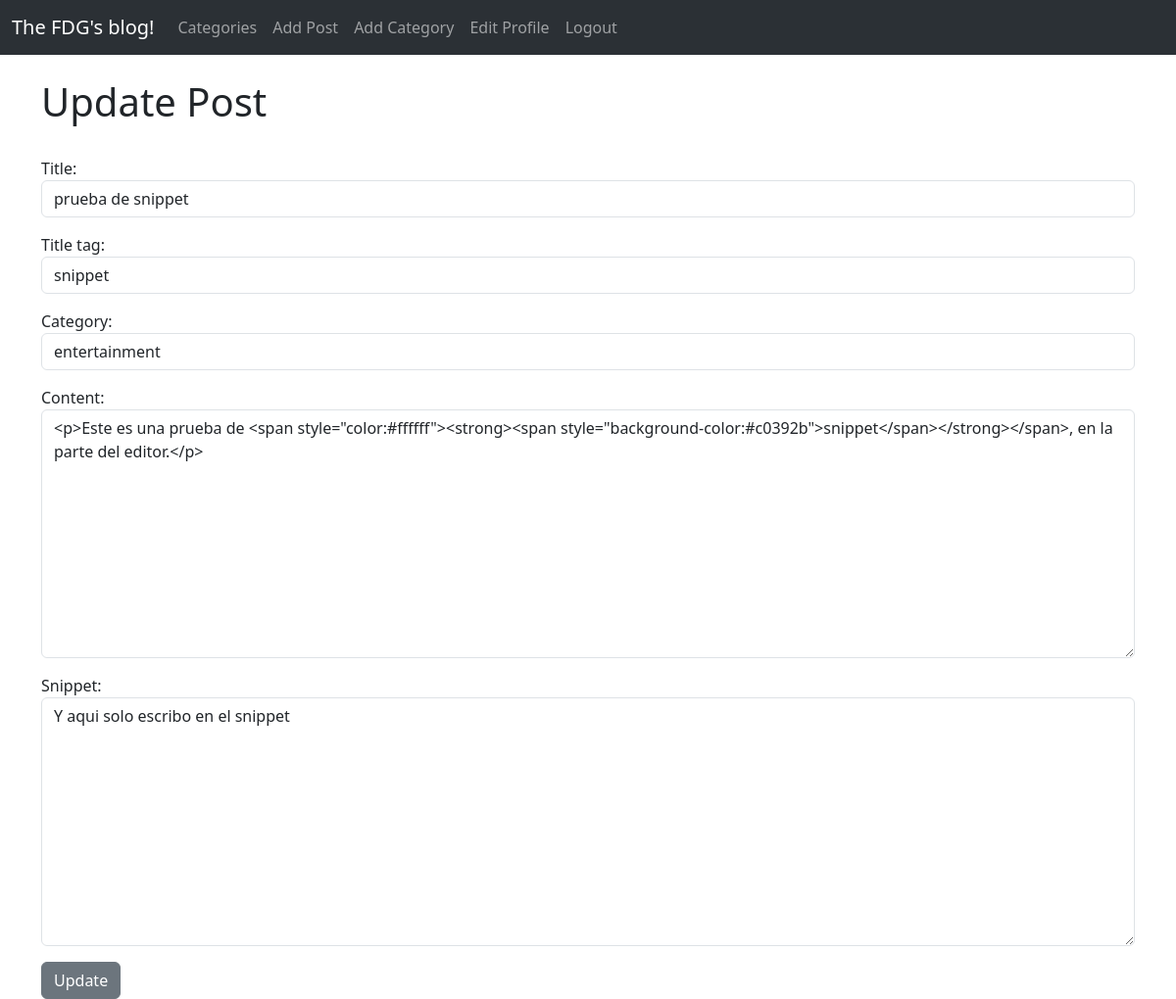
The app's page /update_post/22/ (signed in) with its own data.
### fdgblog/models.py (models this page shows, shortened)
class Post(models.Model):
    title = models.CharField(max_length=255)
    title_tag = models.CharField(max_length=255)
    author = models.ForeignKey(User, on_delete=models.CASCADE)
    content = RichTextField(blank=True, null=True)
    created = models.DateTimeField(auto_now_add=True)
    modified = models.DateTimeField(auto_now=True)
    category = models.CharField(max_length=255, default="uncategorized")
    snippet = models.CharField(max_length=255)

### fdgblog/views.py (the view)
# urls.py: path('update_post/<int:pk>/', UpdatePostView.as_view(), name='update_post'),
class UpdatePostView(UpdateView):
    model = Post
    template_name = 'update_post.html'
    form_class = EditForm

### fdgblog/forms.py
class EditForm(forms.ModelForm):
    class Meta:
        model = Post
        fields = ('title', 'title_tag', 'category', 'content', 'snippet')
        widgets = {
            'title': forms.TextInput(attrs={'class': 'form-control', 'placeholder': 'Enter a Title ...'}),
            'title_tag': forms.TextInput(attrs={'class': 'form-control', 'placeholder': 'Enter a Tag ...'}),
            'category': forms.Select(choices=choice_list, attrs={'class': 'form-control'}),
            'content': forms.Textarea(attrs={'class': 'form-control', 'placeholder': 'Enter Content ...'}),
            'snippet': forms.Textarea(attrs={'class': 'form-control', 'placeholder': 'Enter Content ...'}),
        }

### fdgblog/templates/update_post.html (shortened to what this page needs)
{% extends 'base.html' %}
{% block content %}
{% if user.is_authenticated %}
    {% if user.id == post.author.id %}
        <h1>Update Post</h1>
        <br>
        <div class="form-floating">
            <form method="POST">
                {{ form.as_p }}
                <button class="btn btn-secondary">Update</button>
        </div>
    {% else %}
        You're not allowed to be here. Please, Register or Login first!
    {% endif %}
{% else %}
You're not allowed to be here. Please, Register or Login first!
{% endif %}
{% endblock %}

### records on screen
Post: title "prueba de snippet", title_tag "snippet", category "entertainment", content "<p>Este es una prueba de <span style=\"color:#ffffff\"><strong><span style=\"background-color:#c0392b\">snippet</span></strong></span>, en la parte del editor.</p>", snippet "Y aqui solo escribo en el snippet"
